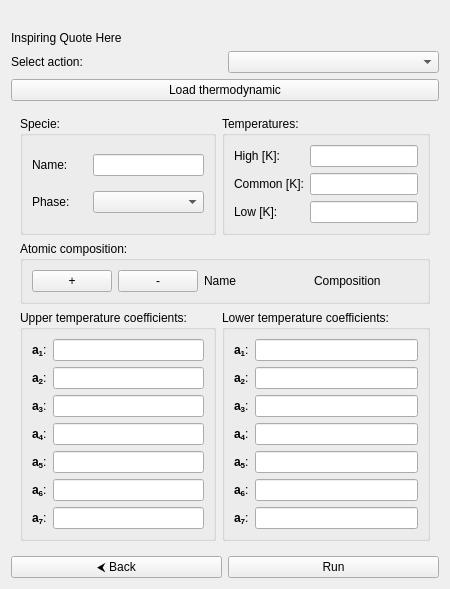
<?xml version="1.0" encoding="UTF-8"?>
<ui version="4.0">
    <class>ChemkinThermoInputPage</class>
        <widget class="QWidget" name="ChemkinThermoInputPage">
            <layout class="QVBoxLayout" name="beerLogoLayout">
                <item>
                    <widget class="QLabel" name="logoLabel">
                        <property name="pixmap">
                            <pixmap>:images/BigLogo.png</pixmap> <!-- Reference to logo -->
                        </property>
                    </widget>
                </item>
                <item>
                    <widget class="QLabel" name="beerQuoteLabel">
                        <property name="text">
                            <string>Inspiring Quote Here</string>
                        </property>
                    </widget>
                </item>
                <item>
                    <layout class="QVBoxLayout" name="verticalLayout">
                        <!-- Select action item -->
                        <item>
                            <layout class="QHBoxLayout" name="selectLayout">
                                <item>
                                    <widget class="QLabel" name="actionLabel">
                                        <property name="text">
                                            <string>Select action:</string>
                                        </property>
                                    </widget>
                                </item>
                                <item>
                                    <widget class="QComboBox" name="actionComboBox"/>
                                </item>
                            </layout>
                        </item>

                        <!-- Thermo button -->
                        <item>
                            <widget class="QPushButton" name="thermoButton">
                                <property name="text">
                                    <string>Load thermodynamic</string>
                                </property>
                                <property name="toolTip">
                                    <string>Load Chemkin thermodynamic file</string>
                                </property>
                            </widget>
                        </item>

                        <!-- Thermo options -->
                        <item>
                            <widget class="QWidget" name="thermoWidget">
                                <layout class="QGridLayout" name="thermoLayout">
                                    <!-- Specie -->
                                    <item row="0" column="0">
                                        <widget class="QGroupBox" name="specieBox">
                                            <property name="title">
                                                <string>Specie:</string>
                                            </property>
                                            <layout class="QGridLayout" name="specieLayout">
                                                <!-- Row 0 -->
                                                <item row="0" column="0">
                                                    <widget class="QLabel" name="nameThermoLabel">
                                                        <property name="text">
                                                            <string>Name:</string>
                                                        </property>
                                                    </widget>
                                                </item>
                                                <item row="0" column="1" colspan="2">
                                                    <widget class="QLineEdit" name="nameThermoEditLine" />
                                                </item>

                                                <!-- Row 1 -->
                                                <item row="1" column="0">
                                                    <widget class="QLabel" name="phaseLabel">
                                                        <property name="text">
                                                            <string>Phase:</string>
                                                        </property>
                                                    </widget>
                                                </item>
                                                <item row="1" column="1" colspan="2">
                                                    <widget class="QComboBox" name="phaseComboBox">
                                                    </widget>
                                                </item>
                                            </layout>
                                        </widget>
                                    </item>

                                    <!-- Temperatures -->
                                    <item row="0" column="1">
                                        <widget class="QGroupBox" name="temperatureBox">
                                            <property name="title">
                                                <string>Temperatures:</string>
                                            </property>
                                            <layout class="QGridLayout" name="temperatureLayout">
                                                <!-- Row 0 -->
                                                <item row="0" column="0">
                                                    <widget class="QLabel" name="highTemperatureLabel">
                                                        <property name="text">
                                                            <string>High [K]:</string>
                                                        </property>
                                                    </widget>
                                                </item>
                                                <item row="0" column="1">
                                                    <widget class="QLineEdit" name="highTemperatureEditLine" />
                                                </item>

                                                <!-- Row 1 -->
                                                <item row="1" column="0">
                                                    <widget class="QLabel" name="commonTemperatureLabel">
                                                        <property name="text">
                                                            <string>Common [K]:</string>
                                                        </property>
                                                    </widget>
                                                </item>
                                                <item row="1" column="1">
                                                    <widget class="QLineEdit" name="commonTemperatureEditLine" />
                                                </item>

                                                <!-- Row 2 -->
                                                <item row="2" column="0">
                                                    <widget class="QLabel" name="lowTemperatureLabel">
                                                        <property name="text">
                                                            <string>Low [K]:</string>
                                                        </property>
                                                    </widget>
                                                </item>
                                                <item row="2" column="1">
                                                    <widget class="QLineEdit" name="lowTemperatureEditLine" />
                                                </item>
                                            </layout>
                                        </widget>
                                    </item>

                                    <!-- Atomic composition -->
                                    <item row="1" column="0" colspan="2">
                                        <widget class="QGroupBox" name="elementBox">
                                            <property name="title">
                                                <string>Atomic composition:</string>
                                            </property>
                                            <layout class="QGridLayout" name="elementMainLayout">
                                                <!-- Row 0 -->
                                                <item row="0" column="0">
                                                    <layout class="QHBoxLayout" name="horizontalElementLayout">
                                                        <item>
                                                            <widget class="QPushButton" name="addElementButton">
                                                                <property name="text">
                                                                    <string>&#x2B;</string>
                                                                </property>
                                                                <property name="toolTip">
                                                                    <string>Add element for input</string>
                                                                </property>
                                                            </widget>
                                                        </item>
                                                        <item>
                                                            <widget class="QPushButton" name="removeElementButton">
                                                                <property name="text">
                                                                    <string>&#x2D;</string>
                                                                </property>
                                                                <property name="toolTip">
                                                                    <string>Remove element for input</string>
                                                                </property>
                                                            </widget>
                                                        </item>
                                                    </layout>
                                                </item>
                                                <item row="0" column="1">
                                                    <widget class="QLabel" name="elementNameLabel">
                                                        <property name="text">
                                                            <string>Name</string>
                                                        </property>
                                                    </widget>
                                                </item>
                                                <item row="0" column="2">
                                                    <widget class="QLabel" name="elementCompositionLabel">
                                                        <property name="text">
                                                            <string>Composition</string>
                                                        </property>
                                                    </widget>
                                                </item>

                                                <!-- Row 1 -->
                                                <item row="1" column="0" colspan="3">
                                                    <layout class="QGridLayout" name="elementLayout" />
                                                </item>
                                            </layout>
                                        </widget>
                                    </item>

                                    <!-- Upper temperature coefficiets -->
                                    <item row="2" column="0">
                                        <widget class="QGroupBox" name="upperBox">
                                            <property name="title">
                                                <string>Upper temperature coefficients:</string>
                                            </property>
                                            <layout class="QGridLayout" name="upperLayout">
                                                <!-- Row 0 -->
                                                <item row="0" column="0">
                                                    <widget class="QLabel" name="a1upperLabel">
                                                        <property name="text">
                                                            <string>&lt;b&gt;a&lt;sub&gt;1&lt;/sub&gt;&lt;/b&gt;:</string>
                                                        </property>
                                                    </widget>
                                                </item>
                                                <item row="0" column="1">
                                                    <widget class="QLineEdit" name="a1upperEditLine" />
                                                </item>

                                                <!-- Row 1 -->
                                                <item row="1" column="0">
                                                    <widget class="QLabel" name="a2upperLabel">
                                                        <property name="text">
                                                            <string>&lt;b&gt;a&lt;sub&gt;2&lt;/sub&gt;&lt;/b&gt;:</string>
                                                        </property>
                                                    </widget>
                                                </item>
                                                <item row="1" column="1">
                                                    <widget class="QLineEdit" name="a2upperEditLine" />
                                                </item>

                                                <!-- Row 2 -->
                                                <item row="2" column="0">
                                                    <widget class="QLabel" name="a3upperLabel">
                                                        <property name="text">
                                                            <string>&lt;b&gt;a&lt;sub&gt;3&lt;/sub&gt;&lt;/b&gt;:</string>
                                                        </property>
                                                    </widget>
                                                </item>
                                                <item row="2" column="1">
                                                    <widget class="QLineEdit" name="a3upperEditLine" />
                                                </item>

                                                <!-- Row 3 -->
                                                <item row="3" column="0">
                                                    <widget class="QLabel" name="a4upperLabel">
                                                        <property name="text">
                                                            <string>&lt;b&gt;a&lt;sub&gt;4&lt;/sub&gt;&lt;/b&gt;:</string>
                                                        </property>
                                                    </widget>
                                                </item>
                                                <item row="3" column="1">
                                                    <widget class="QLineEdit" name="a4upperEditLine" />
                                                </item>

                                                <!-- Row 4 -->
                                                <item row="4" column="0">
                                                    <widget class="QLabel" name="a5upperLabel">
                                                        <property name="text">
                                                            <string>&lt;b&gt;a&lt;sub&gt;5&lt;/sub&gt;&lt;/b&gt;:</string>
                                                        </property>
                                                    </widget>
                                                </item>
                                                <item row="4" column="1">
                                                    <widget class="QLineEdit" name="a5upperEditLine" />
                                                </item>

                                                <!-- Row 5 -->
                                                <item row="5" column="0">
                                                    <widget class="QLabel" name="a6upperLabel">
                                                        <property name="text">
                                                            <string>&lt;b&gt;a&lt;sub&gt;6&lt;/sub&gt;&lt;/b&gt;:</string>
                                                        </property>
                                                    </widget>
                                                </item>
                                                <item row="5" column="1">
                                                    <widget class="QLineEdit" name="a6upperEditLine" />
                                                </item>

                                                <!-- Row 6 -->
                                                <item row="6" column="0">
                                                    <widget class="QLabel" name="a7upperLabel">
                                                        <property name="text">
                                                            <string>&lt;b&gt;a&lt;sub&gt;7&lt;/sub&gt;&lt;/b&gt;:</string>
                                                        </property>
                                                    </widget>
                                                </item>
                                                <item row="6" column="1">
                                                    <widget class="QLineEdit" name="a7upperEditLine" />
                                                </item>
                                            </layout>
                                        </widget>
                                    </item>

                                    <!-- Lower temperature coefficiets -->
                                    <item row="2" column="1">
                                        <widget class="QGroupBox" name="lowerBox">
                                            <property name="title">
                                                <string>Lower temperature coefficients:</string>
                                            </property>
                                            <layout class="QGridLayout" name="lowerLayout">
                                                <!-- Row 0 -->
                                                <item row="0" column="0">
                                                    <widget class="QLabel" name="a1lowerLabel">
                                                        <property name="text">
                                                            <string>&lt;b&gt;a&lt;sub&gt;1&lt;/sub&gt;&lt;/b&gt;:</string>
                                                        </property>
                                                    </widget>
                                                </item>
                                                <item row="0" column="1">
                                                    <widget class="QLineEdit" name="a1lowerEditLine" />
                                                </item>

                                                <!-- Row 1 -->
                                                <item row="1" column="0">
                                                    <widget class="QLabel" name="a2lowerLabel">
                                                        <property name="text">
                                                            <string>&lt;b&gt;a&lt;sub&gt;2&lt;/sub&gt;&lt;/b&gt;:</string>
                                                        </property>
                                                    </widget>
                                                </item>
                                                <item row="1" column="1">
                                                    <widget class="QLineEdit" name="a2lowerEditLine" />
                                                </item>

                                                <!-- Row 2 -->
                                                <item row="2" column="0">
                                                    <widget class="QLabel" name="a3lowerLabel">
                                                        <property name="text">
                                                            <string>&lt;b&gt;a&lt;sub&gt;3&lt;/sub&gt;&lt;/b&gt;:</string>
                                                        </property>
                                                    </widget>
                                                </item>
                                                <item row="2" column="1">
                                                    <widget class="QLineEdit" name="a3lowerEditLine" />
                                                </item>

                                                <!-- Row 3 -->
                                                <item row="3" column="0">
                                                    <widget class="QLabel" name="a4lowerLabel">
                                                        <property name="text">
                                                            <string>&lt;b&gt;a&lt;sub&gt;4&lt;/sub&gt;&lt;/b&gt;:</string>
                                                        </property>
                                                    </widget>
                                                </item>
                                                <item row="3" column="1">
                                                    <widget class="QLineEdit" name="a4lowerEditLine" />
                                                </item>

                                                <!-- Row 4 -->
                                                <item row="4" column="0">
                                                    <widget class="QLabel" name="a5lowerLabel">
                                                        <property name="text">
                                                            <string>&lt;b&gt;a&lt;sub&gt;5&lt;/sub&gt;&lt;/b&gt;:</string>
                                                        </property>
                                                    </widget>
                                                </item>
                                                <item row="4" column="1">
                                                    <widget class="QLineEdit" name="a5lowerEditLine" />
                                                </item>

                                                <!-- Row 5 -->
                                                <item row="5" column="0">
                                                    <widget class="QLabel" name="a6lowerLabel">
                                                        <property name="text">
                                                            <string>&lt;b&gt;a&lt;sub&gt;6&lt;/sub&gt;&lt;/b&gt;:</string>
                                                        </property>
                                                    </widget>
                                                </item>
                                                <item row="5" column="1">
                                                    <widget class="QLineEdit" name="a6lowerEditLine" />
                                                </item>

                                                <!-- Row 6 -->
                                                <item row="6" column="0">
                                                    <widget class="QLabel" name="a7lowerLabel">
                                                        <property name="text">
                                                            <string>&lt;b&gt;a&lt;sub&gt;7&lt;/sub&gt;&lt;/b&gt;:</string>
                                                        </property>
                                                    </widget>
                                                </item>
                                                <item row="6" column="1">
                                                    <widget class="QLineEdit" name="a7lowerEditLine" />
                                                </item>
                                            </layout>
                                        </widget>
                                    </item>
                                </layout>
                            </widget>
                        </item>

                        <!-- Buttons -->
                        <item>
                            <layout class="QHBoxLayout" name="buttonLayout">
                                <item>
                                    <widget class="QPushButton" name="backButton">
                                        <property name="text">
                                            <string>&#x2B9C; Back</string>
                                        </property>
                                        <property name="toolTip">
                                            <string>Go back to properties input page</string>
                                        </property>
                                    </widget>
                                </item>
                                <item>
                                    <widget class="QPushButton" name="runButton">
                                        <property name="text">
                                            <string>Run</string>
                                        </property>
                                        <property name="toolTip">
                                            <string>Run CHEMKIN editor and Save results</string>
                                        </property>
                                    </widget>
                                </item>
                            </layout>
                        </item>
                    </layout>
                </item>
            </layout>
        </widget>
</ui>
